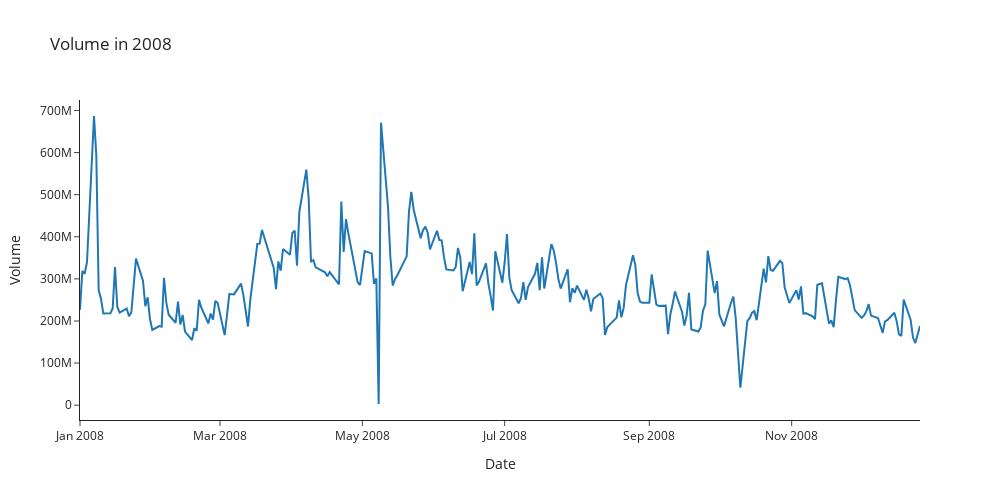

Notebook source saved alongside this figure:
### Code cell
fig = go.Figure(
    [go.Scatter(x=df.loc['2008', 'Volume'].index, y=df.loc['2009', 'Volume'])])
fig.update_layout(
    autosize=False,
    width=1000,
    height=500,
    title='Volume in 2008',
    template="simple_white",
)
fig.update_xaxes(title="Date")
fig.update_yaxes(title="Volume")

fig.show()

### Figure 1 — Plotly figure (JSON) as saved in the notebook; plotly's stock layout.template omitted (floating-point values rounded to 4 significant figures; data arrays with more than 128 entries replaced by an {"elided": "..."} marker saying what was removed)
{"data": [{"type": "scatter", "x": {"elided": "246 str values"}, "y": {"elided": "243 int values"}}], "layout": {"autosize": false, "height": 500, "title": {"text": "Volume in 2008"}, "width": 1000, "xaxis": {"title": {"text": "Date"}}, "yaxis": {"title": {"text": "Volume"}}}}
